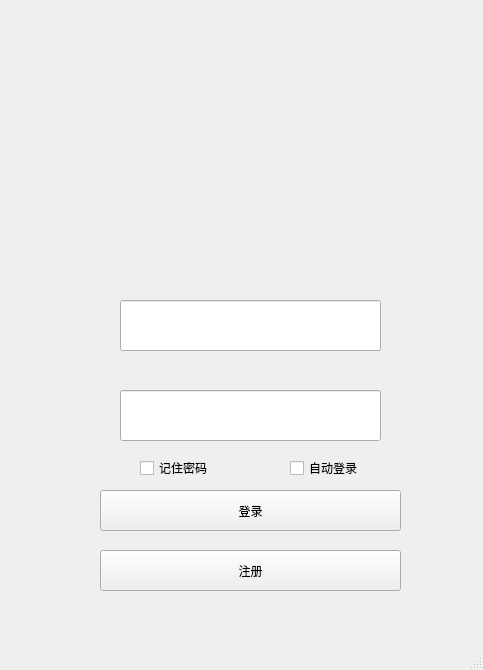
<?xml version="1.0" encoding="UTF-8"?>
<ui version="4.0">
 <class>ChatLoginWindow</class>
 <widget class="QMainWindow" name="ChatLoginWindow">
  <property name="geometry">
   <rect>
    <x>0</x>
    <y>0</y>
    <width>483</width>
    <height>670</height>
   </rect>
  </property>
  <property name="windowTitle">
   <string>MainWindow</string>
  </property>
  <property name="styleSheet">
   <string notr="true">background-image:url(&quot;../images/bg.jpg&quot;)</string>
  </property>
  <widget class="QWidget" name="centralwidget">
   <widget class="QLineEdit" name="txt_user">
    <property name="geometry">
     <rect>
      <x>120</x>
      <y>300</y>
      <width>261</width>
      <height>51</height>
     </rect>
    </property>
    <property name="inputMethodHints">
     <set>Qt::ImhHiddenText</set>
    </property>
   </widget>
   <widget class="QLineEdit" name="txt_pwd">
    <property name="geometry">
     <rect>
      <x>120</x>
      <y>390</y>
      <width>261</width>
      <height>51</height>
     </rect>
    </property>
    <property name="inputMethodHints">
     <set>Qt::ImhHiddenText</set>
    </property>
   </widget>
   <widget class="QPushButton" name="btn_login">
    <property name="geometry">
     <rect>
      <x>100</x>
      <y>490</y>
      <width>301</width>
      <height>41</height>
     </rect>
    </property>
    <property name="text">
     <string>登录</string>
    </property>
   </widget>
   <widget class="QPushButton" name="btn_regist">
    <property name="geometry">
     <rect>
      <x>100</x>
      <y>550</y>
      <width>301</width>
      <height>41</height>
     </rect>
    </property>
    <property name="text">
     <string>注册</string>
    </property>
   </widget>
   <widget class="QCheckBox" name="chk_remenber_pwd">
    <property name="geometry">
     <rect>
      <x>140</x>
      <y>460</y>
      <width>91</width>
      <height>16</height>
     </rect>
    </property>
    <property name="text">
     <string>记住密码</string>
    </property>
   </widget>
   <widget class="QCheckBox" name="chk_auto_login">
    <property name="geometry">
     <rect>
      <x>290</x>
      <y>460</y>
      <width>91</width>
      <height>16</height>
     </rect>
    </property>
    <property name="text">
     <string>自动登录</string>
    </property>
   </widget>
  </widget>
  <widget class="QMenuBar" name="menubar">
   <property name="geometry">
    <rect>
     <x>0</x>
     <y>0</y>
     <width>483</width>
     <height>23</height>
    </rect>
   </property>
  </widget>
  <widget class="QStatusBar" name="statusbar"/>
 </widget>
 <resources/>
 <connections/>
</ui>
